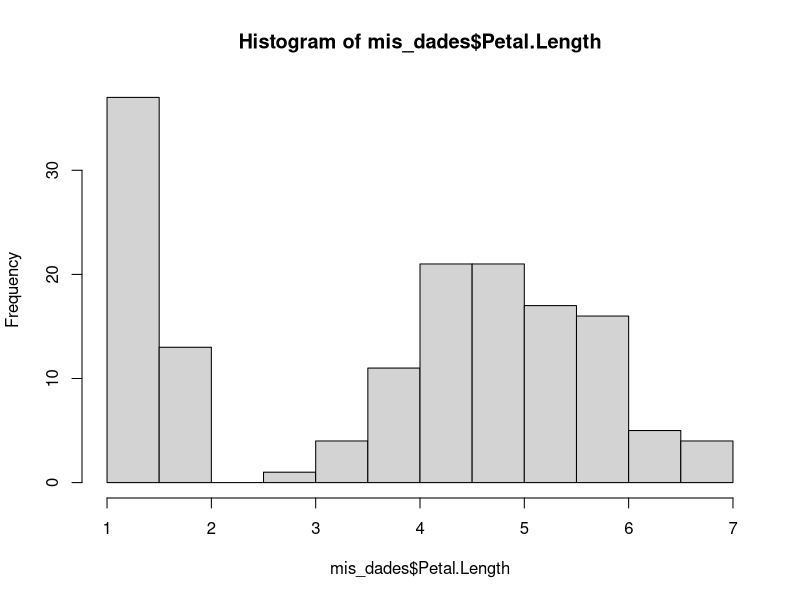
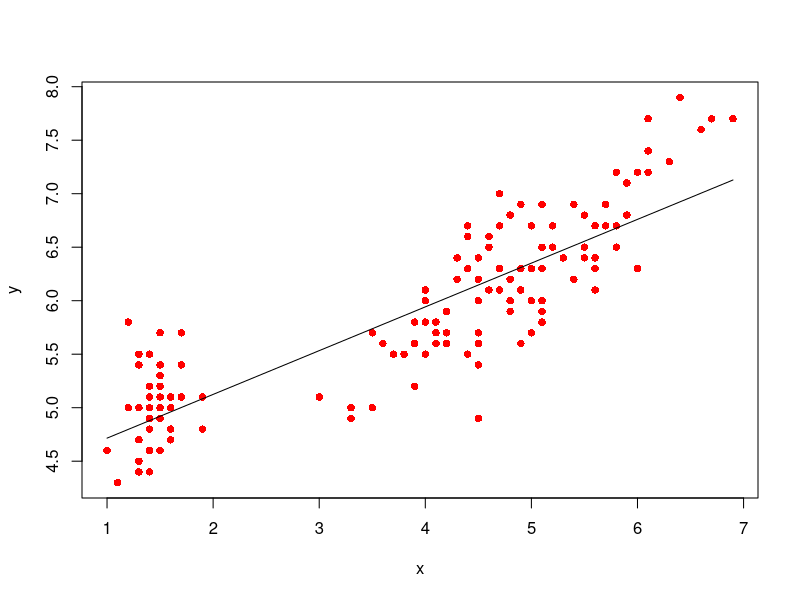

Reproduce these figures in R, in order.
#Codigo para problema 2
mis_dades <- iris
mis_dades
dim (mis_dades)
names(mis_dades)
mis_dades$Petal.Length
#mitjana
mean(mis_dades$Petal.Length)
#s (desviació)
sd(mis_dades$Petal.Length)
hist(mis_dades$Petal.Length)
x<- mis_dades$Petal.Length
y <- mis_dades$Sepal.Length
y
plot(x,y,col="red", pch=16)
#donat un valor de x quina és la mitjana de y, regressió condicionada
#trobar m (pendent) i b(intersecció eix y); reacta de regressió
m <- sum((x-mean(x))*(y-mean(y)))/sum((x-mean(x))^2)
m
b <- mean(y)-m*mean(x)
b
#predicció x=1.5
m*1.5+b
#per trobar m i b, directament
# altrgr + 4 , espai = ~
mod<- lm(y~x)
summary (mod)
#punts on he fet medicions data.frame
data.frame(x=x)
predict(mod, data.frame(x=1.5))
ypredict<-predict(mod, data.frame(x=x))
#per dibuixar la recta en l'histograma
lines(x,ypredict)
#coeficient de determinació (R^2)
Rsq<-sum ((ypredict-mean(y))^2)/sum((y-mean(y))^2)
Rsq
